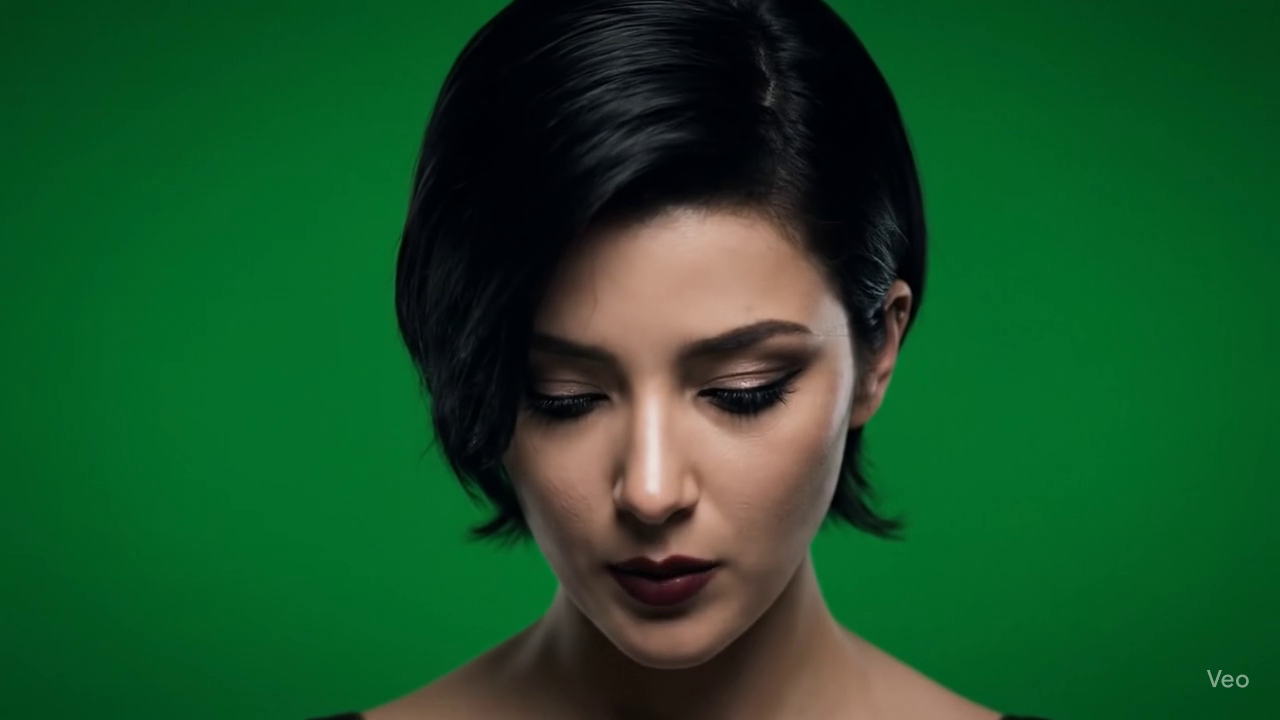
#> input picture frame 19 of videos_entrada/Luna_triste.mp4, 1280 x 720 px
$ python calibrator.py
#> lines starting #> are read from the running program, lines starting #| are printed output that depends on the picture; after the words box and inside, x2 and y2 are one past the last pixel; in counts of white or black regions, pixels touching at a corner belong together
# O oráculo manual, calibrator.py. Ajusta limites HSV pra verde usando um vídeo fixo. Imprime valores no terminal. Rode com python3 calibrator.py.

# #1. Invocações: cv2, numpy.

# #2. Função Vazia: Pra trackbar.

# #3. Círculo Principal: Abre vídeo fixo, cria trackbars, loop: aplica máscara, exibe. 'q' pra sair e imprimir valores.


import cv2
import numpy as np

#2
def nada(x):
    pass

#3
NOME_VIDEO = 'Luna_triste.mp4'
caminho_video = '/videos_entrada'

caminho_video = f'videos_entrada/{NOME_VIDEO}'
cap = cv2.VideoCapture(caminho_video)

if not cap.isOpened():
    print(f"Erro: Não foi possível abrir o vídeo '{caminho_video}'")
    exit()

cv2.namedWindow('Controles')
cv2.createTrackbar('H Min', 'Controles', 35, 179, nada)
cv2.createTrackbar('S Min', 'Controles', 40, 255, nada)
cv2.createTrackbar('V Min', 'Controles', 40, 255, nada)
cv2.createTrackbar('H Max', 'Controles', 85, 179, nada)
cv2.createTrackbar('S Max', 'Controles', 255, 255, nada)
cv2.createTrackbar('V Max', 'Controles', 255, 255, nada)

print("Ajuste os controles até a máscara ficar perfeita. Pressione 'q' para sair.")

while True:
    sucesso, frame = cap.read()
#> frame is the input picture: shape (720, 1280, 3); mean B, G, R 40.2, 81.8, 23.9
    if not sucesso:
        cap.set(cv2.CAP_PROP_POS_FRAMES, 0)
        continue

    hsv = cv2.cvtColor(frame, cv2.COLOR_BGR2HSV)
#> hsv: shape (720, 1280, 3); mean H, S, V 65.7, 205.2, 87

    h_min = cv2.getTrackbarPos('H Min', 'Controles')
    s_min = cv2.getTrackbarPos('S Min', 'Controles')
    v_min = cv2.getTrackbarPos('V Min', 'Controles')
    h_max = cv2.getTrackbarPos('H Max', 'Controles')
    s_max = cv2.getTrackbarPos('S Max', 'Controles')
    v_max = cv2.getTrackbarPos('V Max', 'Controles')

    lower_bound = np.array([h_min, s_min, v_min])
    upper_bound = np.array([h_max, s_max, v_max])

    mask = cv2.inRange(hsv, lower_bound, upper_bound)
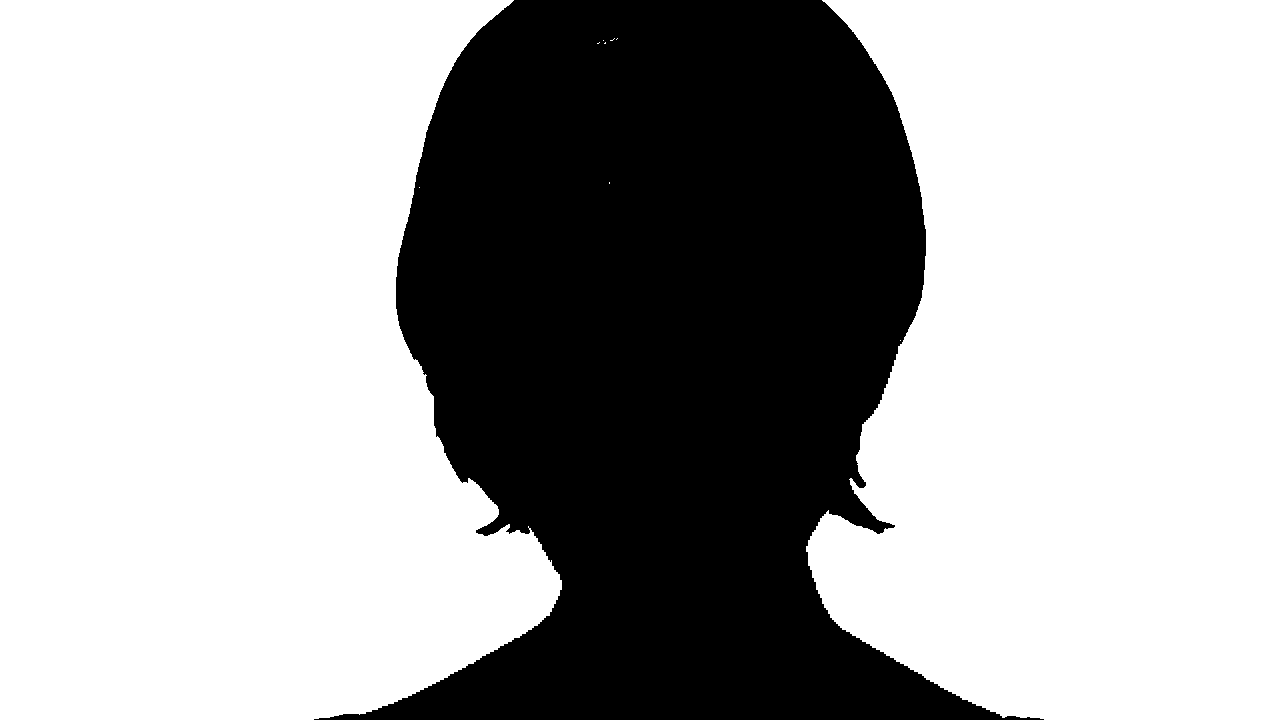
#> mask: shape (720, 1280); 66.2% white; 1 black region, box (x1, y1, x2, y2) and area: (314, 0, 1044, 720) 311388

    cv2.imshow('Original', frame)
    cv2.imshow('Mascara', mask)

    if cv2.waitKey(1) & 0xFF == ord('q'):
#> (key q is pressed here)
        print("\n--- Valores de Chroma Key Calibrados ---")
        print(f"LOWER_BOUND = np.array([{h_min}, {s_min}, {v_min}])")
        print(f"UPPER_BOUND = np.array([{h_max}, {s_max}, {v_max}])")
        print("-----------------------------------------")
        break

cap.release()
cv2.destroyAllWindows()

# "O conhecimento é o fogo que ilumina a escuridão." - Marco Aurélio, imperador estoico, guiando nossa calibração sutil.

$ run again, starting later in the video
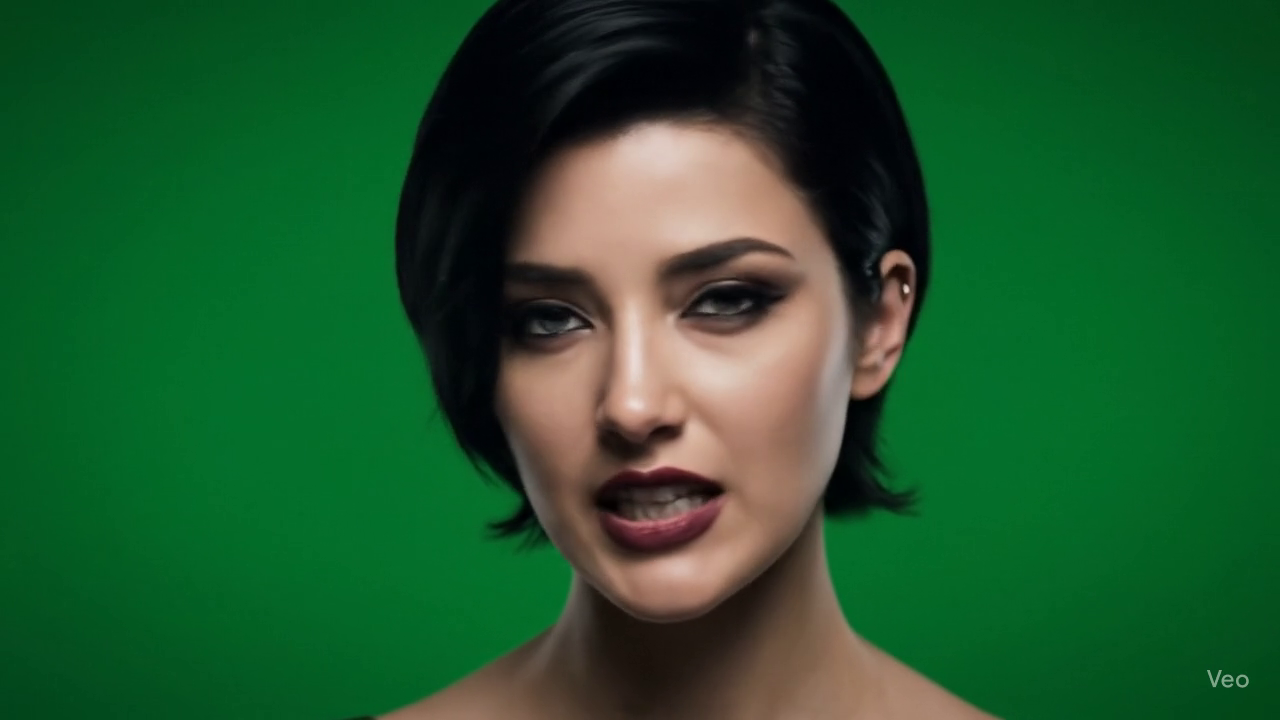
#> input picture frame 86 of videos_entrada/Luna_triste.mp4, 1280 x 720 px
#> frame is the input picture: shape (720, 1280, 3); mean B, G, R 44.7, 87.4, 30.8
#> hsv: shape (720, 1280, 3); mean H, S, V 62.2, 202.5, 93.9
#> `mask = cv2.inRange(hsv, lower_bound, upper_bound)`:
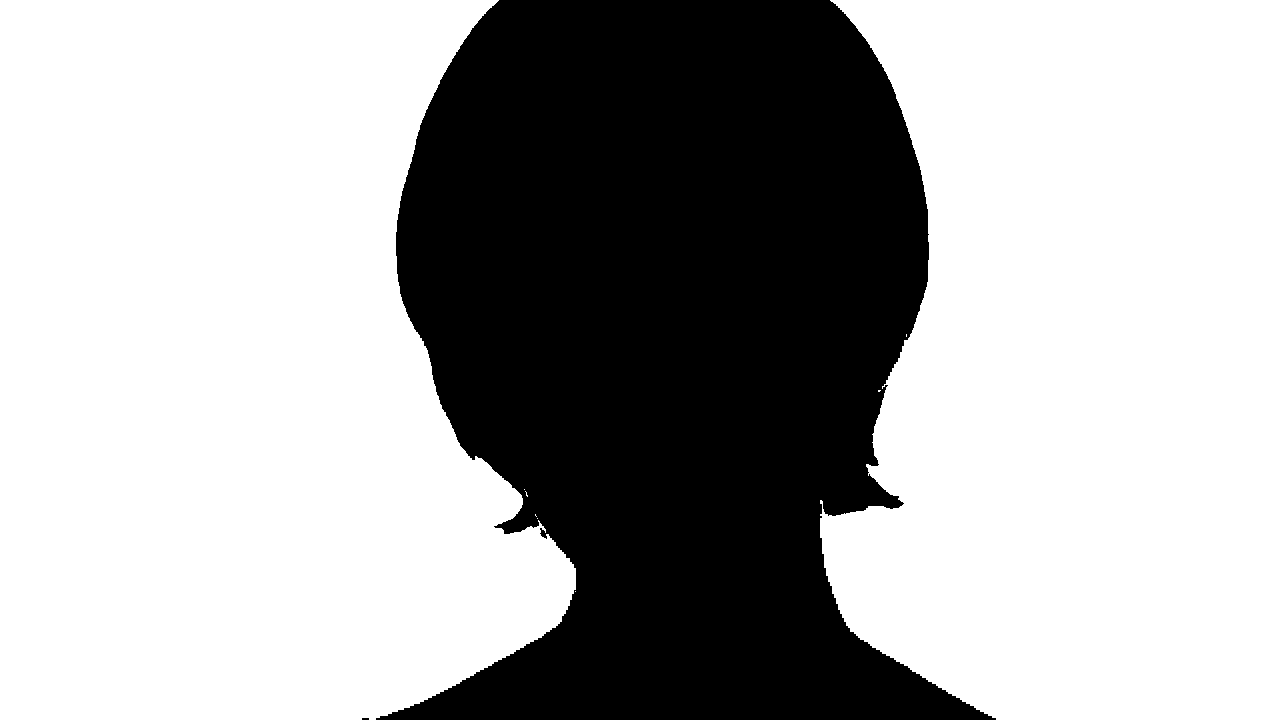
#> mask: shape (720, 1280); 66.5% white; 2 black regions (1 under 20 px), largest, box (x1, y1, x2, y2) and area: (376, 0, 996, 720) 308869

$ run again, starting later in the video
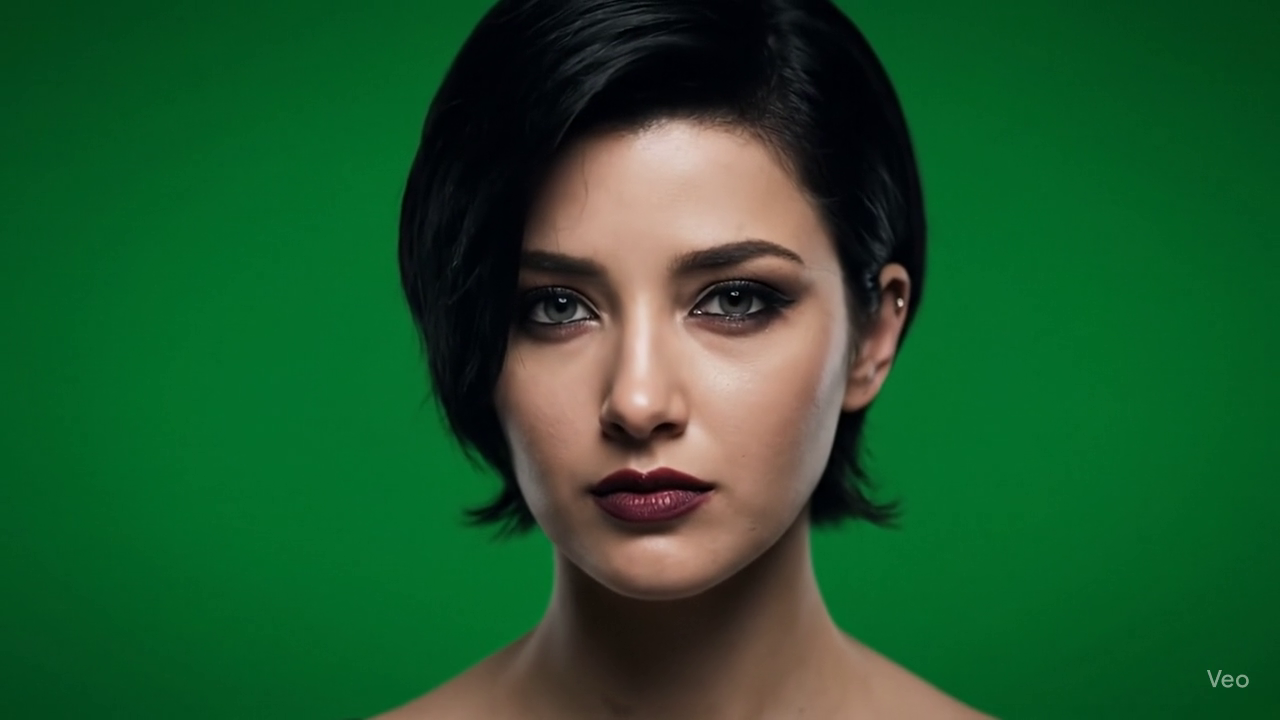
#> input picture frame 153 of videos_entrada/Luna_triste.mp4, 1280 x 720 px
#> frame is the input picture: shape (720, 1280, 3); mean B, G, R 44.4, 87.1, 30
#> hsv: shape (720, 1280, 3); mean H, S, V 63, 203.2, 93.5
#> `mask = cv2.inRange(hsv, lower_bound, upper_bound)`:
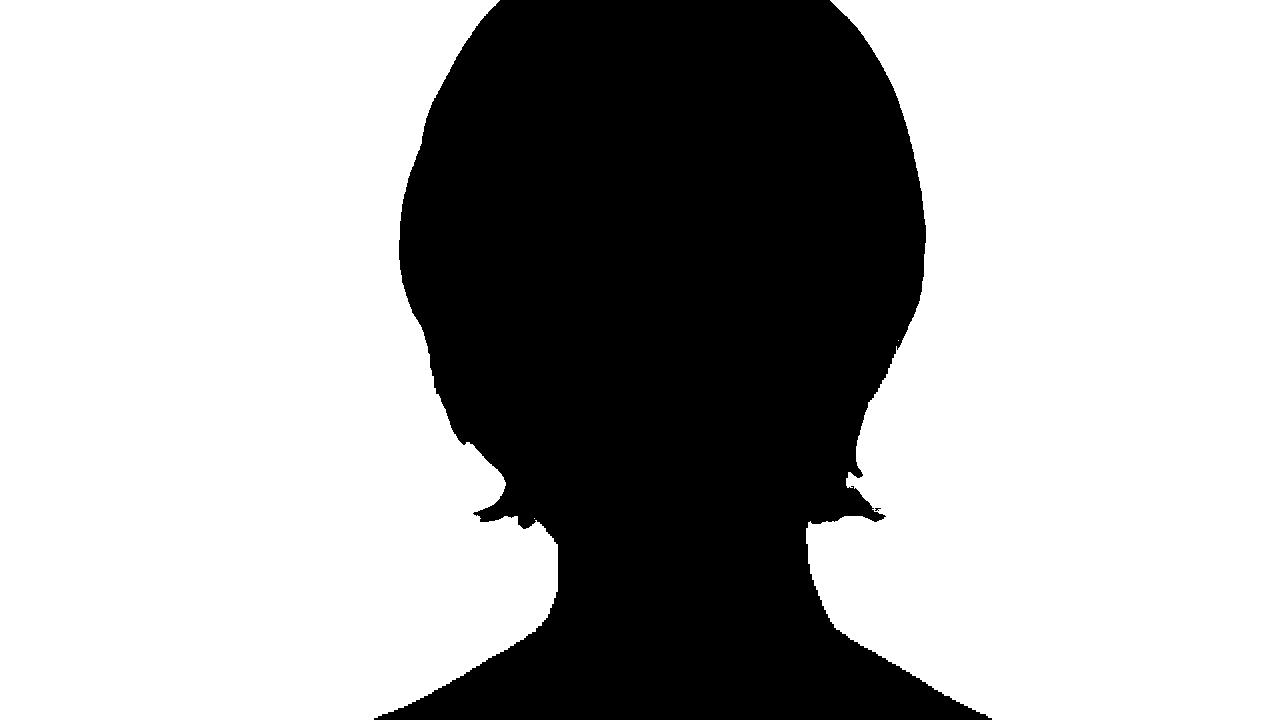
#> mask: shape (720, 1280); 66.9% white; 2 black regions (1 under 20 px), largest, box (x1, y1, x2, y2) and area: (374, 0, 992, 720) 305303
